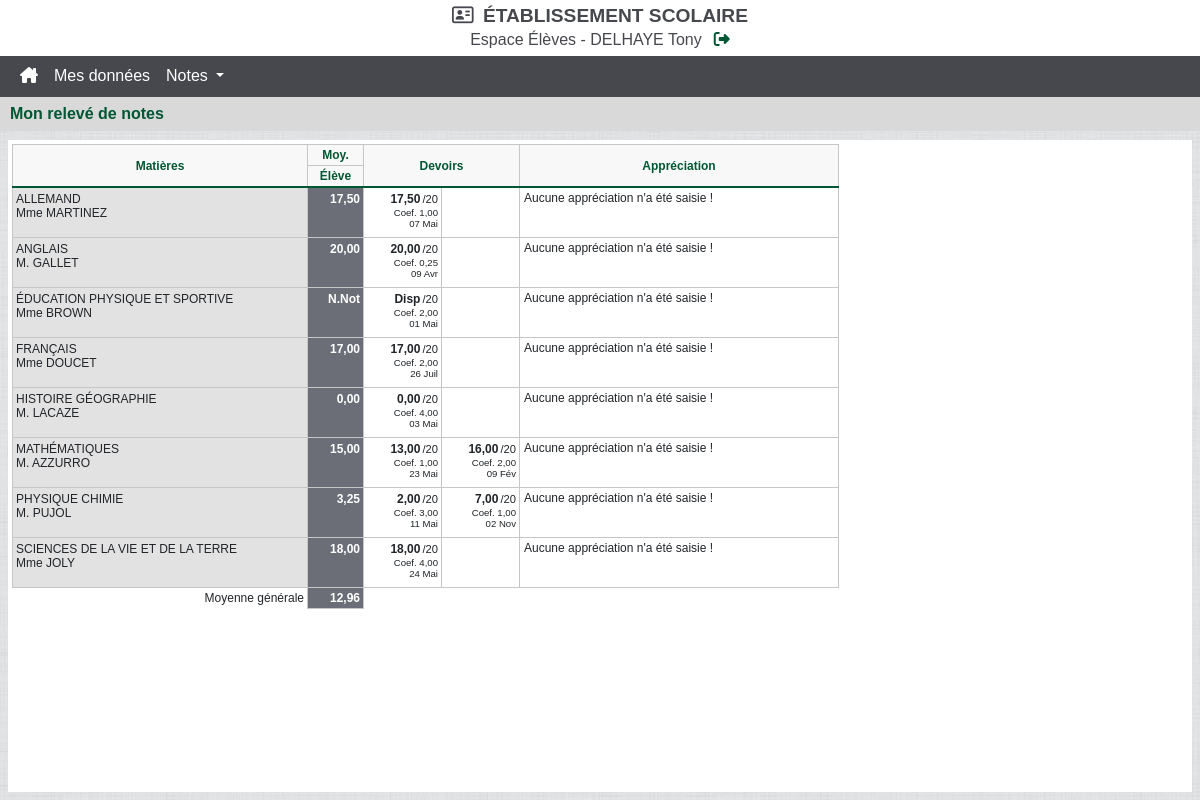
Screenshot of /old/releve.php (signed in) with the database file from the repository.
### tables this page shows
CREATE TABLE `Matiere` (
  `idMatiere` int(11) NOT NULL PRIMARY KEY AUTO_INCREMENT,
  `nom` varchar(255) NOT NULL,
  `description` varchar(255) NOT NULL
);

CREATE TABLE `Profs` (
  `idProf` int(11) NOT NULL PRIMARY KEY AUTO_INCREMENT,
  `idUtilisateur` int(11) NOT NULL,
  `nom` varchar(255) NOT NULL,
  `prenom` varchar(255) NOT NULL,
  `idMatiere` int(11) NOT NULL,
  `sexe` varchar(1) NOT NULL,
  `dateNaissance` date NOT NULL,
  `adresse` varchar(255) NOT NULL,
  `telephone` varchar(14) DEFAULT NULL,
  `email` varchar(255) DEFAULT NULL
);

CREATE TABLE `Notes` (
  `idNote` int(11) NOT NULL PRIMARY KEY AUTO_INCREMENT,
  `idEleve` int(11) NOT NULL,
  `idControle` int(11) NOT NULL,
  `note` varchar(5) DEFAULT NULL
);

CREATE TABLE `Controles` (
  `idControle` int(11) NOT NULL PRIMARY KEY AUTO_INCREMENT,
  `idEnseignement` int(11) NOT NULL,
  `nomControle` varchar(255) NOT NULL,
  `coefficient` float NOT NULL,
  `dates` date NOT NULL
);

CREATE TABLE `AppEleve` (
  `idAppEleve` int(11) NOT NULL PRIMARY KEY AUTO_INCREMENT,
  `idEnseignement` int(11) NOT NULL,
  `idEleve` int(11) NOT NULL,
  `app` text DEFAULT NULL
);

### old/releve.php (the view, shortened to what this page needs)
<?php
$moyenneParMatiere = [];
require 'assets/header.php';
if ($_SESSION['role'] == 'Eleve') {
    $IdEleve = $_SESSION['id'];
    $ClasseEleve = $_SESSION['classe'];
} elseif ($_SESSION['role'] == 'Parent') {
    $IdEleve = $_SESSION['idEleve'][$_GET['enfants']];
    $ClasseEleve = $_SESSION['classe'][$_GET['enfants']];
} elseif ($_SESSION['role'] == 'Professeur' && isset($_POST['eleves'])) {
    $tableInfo = explode('-', $_POST['eleves']);
    $IdEleve = $tableInfo[1];
    $ClasseEleve = $tableInfo[0];
}
if ($_SESSION['role'] == 'Eleve' || ($_SESSION['role'] == 'Parent' && isset($_GET['enfants'])) || ($_SESSION['role'] == 'Professeur' && isset($_POST['eleves']) && isset($_GET['classe']))) {
    $queryNameMatiere = "SELECT DISTINCT Matiere.nom FROM Notes INNER JOIN Controles ON Notes.idControle = Controles.idControle INNER JOIN Enseignement ON Controles.idEnseignement = Enseignement.idEnseignement INNER JOIN Profs ON Enseignement.idProf = Profs.idProf INNER JOIN Matiere ON Profs.idMatiere = Matiere.idMatiere WHERE Notes.idEleve = " . $IdEleve . ";";
    $reqNameMatiere = mysqli_query($link,$queryNameMatiere);
    while ($idNameMatiere = mysqli_fetch_array($reqNameMatiere)) {
        $queryNotesEleves = "SELECT Notes.note, Controles.coefficient FROM Notes INNER JOIN Controles ON Notes.idControle = Controles.idControle INNER JOIN Enseignement ON Controles.idEnseignement = Enseignement.idEnseignement INNER JOIN Profs ON Enseignement.idProf = Profs.idProf INNER JOIN Matiere ON Profs.idMatiere = Matiere.idMatiere WHERE Matiere.nom = '" . $idNameMatiere['nom'] . "' AND Notes.idEleve = " . $IdEleve . ";";;
        $reqNotesEleves = mysqli_query($link,$queryNotesEleves);
        $sommeNote = $sommeNoteNbre = $moyenne = $nbreNote = NULL;
        while ($idNotesEleves = mysqli_fetch_array($reqNotesEleves)) {
            if (gettype($idNotesEleves['note']) != 'NULL' && $idNotesEleves['note'] != 'Abs' && $idNotesEleves['note'] != 'N.Not' && $idNotesEleves['note'] != 'Disp') {
                $sommeNote += (float)$idNotesEleves['note'] * $idNotesEleves['coefficient'];
                $sommeNoteNbre += $idNotesEleves['coefficient'];
            }
            $nbreNote ++;
        }
        if (gettype($sommeNote) != 'NULL') {
            $moyenneParMatiere[$idNameMatiere['nom']] = [$nbreNote, $sommeNote / $sommeNoteNbre];
        } else {
            $moyenneParMatiere[$idNameMatiere['nom']] = [$nbreNote, NULL];
        }
    }
    foreach ($moyenneParMatiere as $infoMatiere) {
        if (!isset($nbreNoteMaximum)) {
            $nbreNoteMaximum = $infoMatiere[0];
        } elseif ($nbreNoteMaximum < $infoMatiere[0]) {
            $nbreNoteMaximum = $infoMatiere[0];
        }
    }
}
?>
<?php if (isset($_SESSION['login'])): ?>
    <div class="choice-bar d-flex align-items-center justify-content-between">
        <div class="d-flex align-items-center">
            <div class="choice-title">
                <?php if ($_SESSION['role'] == 'Eleve'): ?>
                    Mon relevé de notes
                <?php elseif ($_SESSION['role'] == 'Parent' || $_SESSION['role'] == 'Professeur'): ?>
                    Relevé de notes
                <?php endif; ?>
            </div>
        </div>
    </div>
    <div class="listEleve table-responsive">
        <?php if ($_SESSION['role'] == 'Eleve' || ($_SESSION['role'] == 'Parent' && isset($_GET['enfants'])) || ($_SESSION['role'] == 'Professeur' && isset($_POST['eleves']) && isset($_GET['classe']))): ?>
            <table class="table-releve">
                <col class="matiere" style="background-color: #e2e2e2;">
                <?php if ($_SESSION['role'] != 'Professeur'): ?> <col class="moyenne"> <?php endif; ?>
                <?php $nbre=$nbreNoteMaximum; while ($nbre > 0): ?> <?php $nbre-=1 ?> <col class="devoirs"> <?php endwhile ?>
                <?php if (($_SESSION['role'] == 'Professeur' && isset($_POST['eleves']) && isset($_GET['classe'])) || (($_SESSION['role'] == 'Eleve' || $_SESSION['role'] == 'Parent') && isset($IdEleve) && isset($ClasseEleve))): ?>
                    <col style="min-width: 319px; max-width: 319px;">
                <?php endif ?>
                <thead>
                    <tr>
                        <th <?php if ($_SESSION['role'] != 'Professeur'): ?> rowspan="2" <?php endif; ?>> Matières </td>
                        <?php if ($_SESSION['role'] != 'Professeur'): ?> <th> Moy. </th> <?php endif; ?>
                        <th <?php if ($_SESSION['role'] != 'Professeur'): ?> rowspan="2" <?php endif; ?> colspan="<?= $nbreNoteMaximum ?>"> Devoirs </th>
                        <?php if (($_SESSION['role'] == 'Eleve' || $_SESSION['role'] == 'Parent') && isset($IdEleve) && isset($ClasseEleve)): ?>
                            <th rowspan="2"> Appréciation </th>
                        <?php endif; ?>
                    </tr>
                    <?php if ($_SESSION['role'] != 'Professeur'): ?>
                        <tr> <th> Élève </th> </tr>
                    <?php endif; ?>
                </thead>
                <tbody>
                    <?php
                    $queryNomMatiere = "SELECT DISTINCT Matiere.idMatiere, Matiere.nom, Matiere.description, Profs.nom AS nomProf, Profs.sexe, Profs.idProf, Enseignement.idEnseignement FROM Matiere INNER JOIN Profs ON Matiere.idMatiere = Profs.idMatiere INNER JOIN Enseignement ON Profs.idProf = Enseignement.idProf WHERE Enseignement.idClasse = " . $ClasseEleve ." ORDER BY Matiere.description;";
                    $reqNomMatiere = mysqli_query($link,$queryNomMatiere);
                    while ($idNomMatiere = mysqli_fetch_array($reqNomMatiere)): ?>
                        <tr>
                            <td>
                                <span class="nom-matiere"> <?= $idNomMatiere['description'] ?> </span> <br>
                                <?php if ($idNomMatiere['sexe'] == 'F'): ?>
                                    Mme <?= $idNomMatiere['nomProf'] ?>
                                <?php else: ?>
                                    M. <?= $idNomMatiere['nomProf'] ?>
                                <?php endif ?>
                            </td>
                            <?php if ($_SESSION['role'] != 'Professeur'): ?>
                                <td class="moyenne-elem">
                                    <?php
                                    foreach ($moyenneParMatiere as $matiereEleve => $infoMatiere) {
                                        if ($matiereEleve == $idNomMatiere['nom']) {
                                            if (gettype($infoMatiere[1]) != 'NULL') {
                                                echo number_format($infoMatiere[1], 2, ',', ' ');
                                            } else {
                                                echo 'N.Not';
                                            }
                                        }
                                    }
                                    ?>
                                </td>
                            <?php endif; ?>
                            <?php
                            $queryNoteMatiere = "SELECT Notes.note, Controles.coefficient, Controles.dates FROM Notes INNER JOIN Controles ON Notes.idControle = Controles.idControle INNER JOIN Enseignement ON Controles.idEnseignement = Enseignement.idEnseignement INNER JOIN Profs ON Enseignement.idProf = Profs.idProf INNER JOIN Matiere ON Profs.idMatiere = Matiere.idMatiere WHERE Notes.idEleve = " . $IdEleve . " AND Matiere.nom = '" . $idNomMatiere['nom'] . "' ORDER BY Controles.dates;";
                            $nbre = $nbreNoteMaximum;
                            $reqNoteMatiere = mysqli_query($link,$queryNoteMatiere);
                            while ($idNoteMatiere = mysqli_fetch_array($reqNoteMatiere)): ?>
                                <td class="note-elem">
                                    <span class="note-elem-important"><?php if (gettype($idNoteMatiere['note']) != 'NULL' && $idNoteMatiere['note'] != 'Abs' && $idNoteMatiere['note'] != 'N.Not' && $idNoteMatiere['note'] != 'Disp') {echo number_format((float)$idNoteMatiere['note'], 2, ',', ' ');} else {echo $idNoteMatiere['note'];} ?></span><span class="note-elem-sur-20">/20</span>
                                    <div class="note-elem-info">
                                        Coef. <?= number_format($idNoteMatiere['coefficient'], 2, ',', ' ') ?> <br>
                                        <?php
                                        $date = explode('|', date_format(date_create($idNoteMatiere['dates']), 'd|n'));
                                        echo $date[0] . ' ' . $month[$date[1]-1][1];
                                        ?>
                                    </div>
                                </td>
                                <?php $nbre -= 1 ?>
                            <?php endwhile; ?>
                            <?php while ($nbre > 0): ?>
                                <td class="note-elem"> </td>
                                <?php $nbre -= 1 ?>
                            <?php endwhile; ?>
                            <?php if (($_SESSION['role'] == 'Eleve' || $_SESSION['role'] == 'Parent') && isset($IdEleve) && isset($ClasseEleve)): ?>
                                <td class="appreciation app-elv-parent">
                                    <?php
                                    $queryAppreciation = "SELECT * FROM AppEleve WHERE idEnseignement = " . $idNomMatiere['idEnseignement'] . " AND idEleve = " . $IdEleve . ";";
                                    $reqAppreciation = mysqli_query($link,$queryAppreciation);
                                    while ($idAppreciation = mysqli_fetch_array($reqAppreciation)): ?>
                                        <?php
                                        if (gettype($idAppreciation['app']) != 'NULL') {
                                            echo $idAppreciation['app'];
                                        } else {echo "Aucune appréciation n'a été saisie !";}
                                        ?>
                                    <?php endwhile; ?>
                                </td>
                            <?php endif; ?>
                        </tr>
                    <?php endwhile; ?>
                </tbody>
                <?php if ($_SESSION['role'] != 'Professeur'): ?>
                    <tfoot>
                        <tr>
                            <td class="releve-moyenne-generale"> Moyenne générale </td>
                            <td class="releve-moyenne-generale-note moyenne-elem">
                                <?php
                                $sommeNote = $sommeNoteNbre = NULL;
                                foreach ($moyenneParMatiere as $moyenneEleve) {
                                    if (gettype($moyenneEleve[1]) != 'NULL') {
                                        $sommeNote += $moyenneEleve[1];
                                        $sommeNoteNbre ++;
                                    }
                                }
                                if (gettype($sommeNote) != 'NULL') {
                                    echo number_format($sommeNote / $sommeNoteNbre, 2, ',', ' ');
                                } else {
                                    echo 'N.Not';
                                }
                                ?>
                            </td>
                        </tr>
                    </tfoot>
                <?php endif; ?>
                </table>
            <?php elseif ($_SESSION['role'] == 'Professeur' && !isset($_POST['eleves']) && isset($_GET['classe'])): ?>
                <div class="bandeau-annonce">Sélectionnez un élève</div>
            <?php elseif ($_SESSION['role'] == 'Professeur' && !isset($_POST['eleves']) && !isset($_GET['classe'])): ?>
                <div class="bandeau-annonce">Sélectionnez une classe</div>
            <?php endif ?>
        </div>
<?php endif ?>
<?php
require 'assets/footer.php';
?>

### old/assets/style.css (style rules this page uses)
:root { --main5: #46484d; --main4: #005734; --main3: #008655; --main2: #d9d9d9; --main1: #ededed; }
body { font-family: "Montserrat", Arial, Verdana, Geneva, Helvetica, sans-serif; }
.choice-bar { background-color: var(--main2)!important; padding: 5px 10px; }
.choice-title { font-weight: bold; color: var(--main4); padding-right: 10px; }
.listEleve { margin: 8px; background-color: white; position: absolute!important; overflow: auto!important; inset: 0!important; top: 132px!important; }
.table-releve, .table-saisie, .table-appreciation { border-collapse: collapse!important; border-spacing: 0!important; margin: 4px; font-size: 0.75rem; }
.table-releve thead, .table-saisie thead, .table-appreciation thead { border-bottom: 2px solid var(--main4); background-color: #f8f8f8; border-left: 1px solid #c6c6c6; color: var(--main4); }
.table-releve thead th, .table-saisie thead th, .table-appreciation thead th { padding: 1px 2px; min-height: 22px; border-top: 1px solid #c6c6c6; border-right: 1px solid #c6c6c6; text-align: center; font-weight: 800; }
.table-releve tbody { border-left: 1px solid #c6c6c6; }
.table-releve tbody tr:last-child { border-bottom: 1px solid #c6c6c6; }
.table-releve tbody td { border-top: 1px solid #c6c6c6; border-right: 1px solid #c6c6c6; vertical-align: top; line-height: 14px; padding: 4px 3px 8px; font-weight: 200; }
.table-releve .matiere { min-width: 295px; }
.table-releve .moyenne, .table-saisie .moyenne, .table-appreciation .moyenne { background-color: #6b6e77; min-width: 56px; }
.table-releve .devoirs { min-width: 78px; }
.table-releve .moyenne-elem, .table-saisie .moyenne-elem, .table-appreciation .moyenne-elem { color: #fff; font-weight: 700; text-align: end; }
.table-releve .note-elem { text-align: end; }
.table-releve .nom-matiere { text-transform: uppercase; }
.table-releve .note-elem-important { font-weight: 900; }
.table-releve .note-elem-sur-20 { padding-left: 2px; font-size: 0.7rem; }
.table-releve .note-elem-info { padding-top: 1px; line-height: 11px; font-size: 0.6rem; }
.table-releve .releve-moyenne-generale, .table-saisie .releve-moyenne-generale, .table-appreciation .releve-moyenne-generale { background-color: #fff; padding-right: 3px; font-weight: 200; text-align: end; }
.table-releve .releve-moyenne-generale-note, .table-saisie .releve-moyenne-generale-note, .table-appreciation .releve-moyenne-generale-note { padding: 1px 3px; background-color: #6b6e77; color: #fff; text-align: end; border-left: 1px solid #c6c6c6; border-right: 1px solid #c6c6c6; border-bottom: 1px solid #c6c6c6; }
.appreciation { position: relative; padding: 0!important; margin: 0!important; }
.app-elv-parent { padding: 3px 4px!important; }

### rows the page displays
matiere: description "ALLEMAND", profs.nom "MARTINEZ", infoMatiere "17,50"
notes: note "17,50", idControle.coefficient "1,00", idControle.dates "07", idControle.dates "Mai"
appeleve: shows "Aucune appréciation n'a été saisie !"
matiere: description "ANGLAIS", profs.nom "GALLET", infoMatiere "20,00"
notes: note "20,00", idControle.coefficient "0,25", idControle.dates "09", idControle.dates "Avr"
appeleve: shows "Aucune appréciation n'a été saisie !"
matiere: description "ÉDUCATION PHYSIQUE ET SPORTIVE", profs.nom "BROWN", nom "N.Not"
notes: note "Disp", idControle.coefficient "2,00", idControle.dates "01", idControle.dates "Mai"
appeleve: shows "Aucune appréciation n'a été saisie !"
matiere: description "FRANÇAIS", profs.nom "DOUCET", infoMatiere "17,00"
notes: note "17,00", idControle.coefficient "2,00", idControle.dates "26", idControle.dates "Juil"
appeleve: shows "Aucune appréciation n'a été saisie !"
matiere: description "HISTOIRE GÉOGRAPHIE", profs.nom "LACAZE", infoMatiere "0,00"
notes: note "0,00", idControle.coefficient "4,00", idControle.dates "03", idControle.dates "Mai"
appeleve: shows "Aucune appréciation n'a été saisie !"
matiere: description "MATHÉMATIQUES", profs.nom "AZZURRO", infoMatiere "15,00"
notes: note "13,00", idControle.coefficient "1,00", idControle.dates "23", idControle.dates "Mai"
notes: note "16,00", idControle.coefficient "2,00", idControle.dates "09", idControle.dates "Fév"
appeleve: shows "Aucune appréciation n'a été saisie !"
matiere: description "PHYSIQUE CHIMIE", profs.nom "PUJOL", infoMatiere "3,25"
notes: note "2,00", idControle.coefficient "3,00", idControle.dates "11", idControle.dates "Mai"
notes: note "7,00", idControle.coefficient "1,00", idControle.dates "02", idControle.dates "Nov"
appeleve: shows "Aucune appréciation n'a été saisie !"
matiere: description "SCIENCES DE LA VIE ET DE LA TERRE", profs.nom "JOLY", infoMatiere "18,00"
notes: note "18,00", idControle.coefficient "4,00", idControle.dates "24", idControle.dates "Mai"
appeleve: shows "Aucune appréciation n'a été saisie !"

### other values shown
$role "Élèves"
$_SESSION['nom'] "DELHAYE"
$_SESSION['prenom'] "Tony"
$sommeNote / $sommeNoteNbre "12,96"
